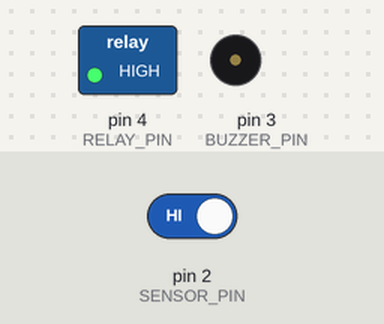
Simulated run of this sketch. Board: Arduino Uno, built with avr-gcc and run on an emulated ATmega328P. Shown: switched loads named in the sketch (green lamp = pin HIGH), buzzer (waves = sounding). Inputs (shaded band) come from the test bench; at power-on: pin 2 (SENSOR_PIN) HIGH.

Above: at 1.2 s.
1.3 s: pin 2 (SENSOR_PIN) driven LOW
At 1.6 s:
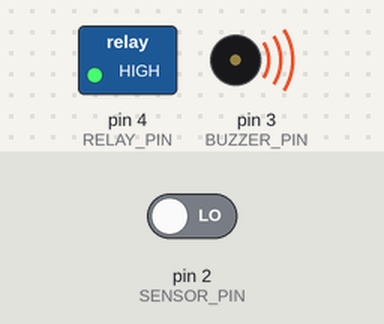
5.8 s: pin 2 (SENSOR_PIN) driven HIGH
At 6.6 s:
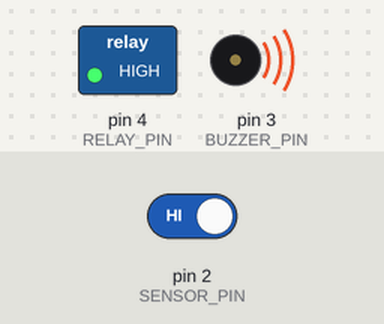
Timing chart, 0 to 8.8 s (numbered marks = the images above; inputs shaded):
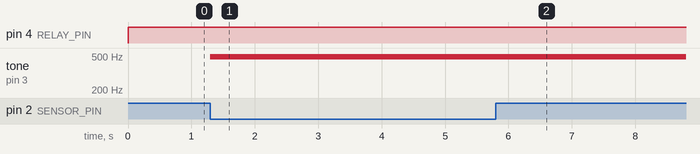

The sketch:

main.ino
```cpp
#define SENSOR_PIN 2
#define BUZZER_PIN 3
#define RELAY_PIN 4
#define SPRINKLER_START_DELAY 5000  //5 seconds
#define SPRINKLER_ON_TIME 3000      //3 seconds Sprinkler on time

unsigned long previousTime = millis();

void setup()
{
  pinMode(RELAY_PIN, OUTPUT);
  pinMode(SENSOR_PIN, INPUT);
}

void loop()
{
  //If there is fire then the sensor value will be LOW else the value will be HIGH
  int sensorValue = digitalRead(SENSOR_PIN);

  //There is fire
  if (sensorValue == LOW)
  {
    analogWrite(BUZZER_PIN, 50);                          //Turn on buzzer

    if (millis() - previousTime > SPRINKLER_START_DELAY)  //We will wait for few seconds before sprinkler can be started once fire is detected.
    {
      digitalWrite(RELAY_PIN, LOW);                       //Relay is low level triggered relay so we need to write LOW to switch on the light
      delay(SPRINKLER_ON_TIME);                           //Keep sprinkler on for sometime.
    }
  }
  else
  {
    analogWrite(BUZZER_PIN, 0);
    digitalWrite(RELAY_PIN, HIGH);
    previousTime = millis();
  }
}
```

Measured:
- after the input at 1.3 s, tone on pin 3 (BUZZER_PIN): silent → 490 Hz at once
- after the input at 5.8 s, pin 4 (RELAY_PIN): stays HIGH (without the input it goes to LOW after 0.50 s)
